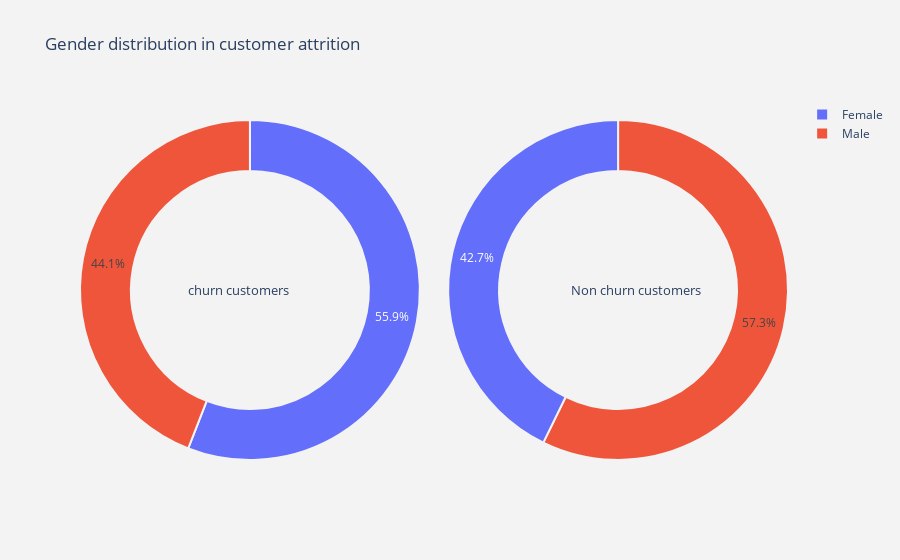

Notebook source saved alongside this figure:
### Code cell
#plotting the pie plot for gender column
plot_visualization(cat_columns[1])

### Figure 1 — Plotly figure (JSON) as saved in the notebook; plotly's stock layout.template omitted (floating-point values rounded to 4 significant figures)
{"data": [{"domain": {"x": [0, 0.48]}, "hole": 0.7, "hoverinfo": "label+percent+name", "labels": ["Female", "Male"], "marker": {"line": {"color": "rgb(243,243,243)", "width": 2}}, "name": "Churn Customers", "type": "pie", "values": [1139, 898]}, {"domain": {"x": [0.52, 1]}, "hole": 0.7, "hoverinfo": "label+percent+name", "labels": ["Male", "Female"], "marker": {"line": {"color": "rgb(243,243,243)", "width": 2}}, "name": "Non churn customers", "type": "pie", "values": [4559, 3404]}], "layout": {"annotations": [{"font": {"size": 13}, "showarrow": false, "text": "churn customers", "x": 0.15, "y": 0.5}, {"font": {"size": 13}, "showarrow": false, "text": "Non churn customers", "x": 0.88, "y": 0.5}], "paper_bgcolor": "rgb(243,243,243)", "title": {"text": "Gender distribution in customer attrition "}}}
